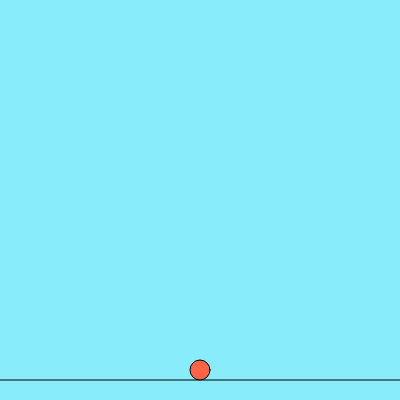
Frame 1 (no input)
Frame 60 (no input): identical to frame 1, image omitted
Frame 120 (the mouse pressed at the canvas centre since frame 60): identical to frame 1, image omitted

The p5.js sketch that drew this single still picture (run headless with seeded random() and noise() and a simulated clock; from frame 60 on, the mouse is pressed at the canvas centre):

// p5.js sketch
// ── sketch.js
// テキスト「アニメーションの基本」
let x, y, vy;
const g = 1;
const jump = 20;
const ground = 20;
const size = 20;

function setup(){
  createCanvas(400, 400);
  x = width / 2;
  y = height - ground -size / 2;
  vy = 0;
}
function draw(){
  background(136,236,250);
  let gy = height - ground; 
  line(0, gy, width, gy);
  fill(255,99,71)
  ellipse(x, y, size, size);
  y += vy;
  x = (x + width) % width;
  y = (y + height) % height;


  if(y < height - ground - size / 2){
    vy += g;
  } 
  if(keyIsDown(LEFT_ARROW)){x -= 5;}
  if(keyIsDown(RIGHT_ARROW)){x += 5;}
  if(y >= height - ground - size / 2){
    vy = 0;
    y = height - ground - size / 2;
  }
}
function keyPressed(){
  if(key == " " && y >= height - ground - size / 2){
    vy = -jump
  }
}

function windowResized(){
  resizeCanvas(windowWidth, windowHeight);
}
